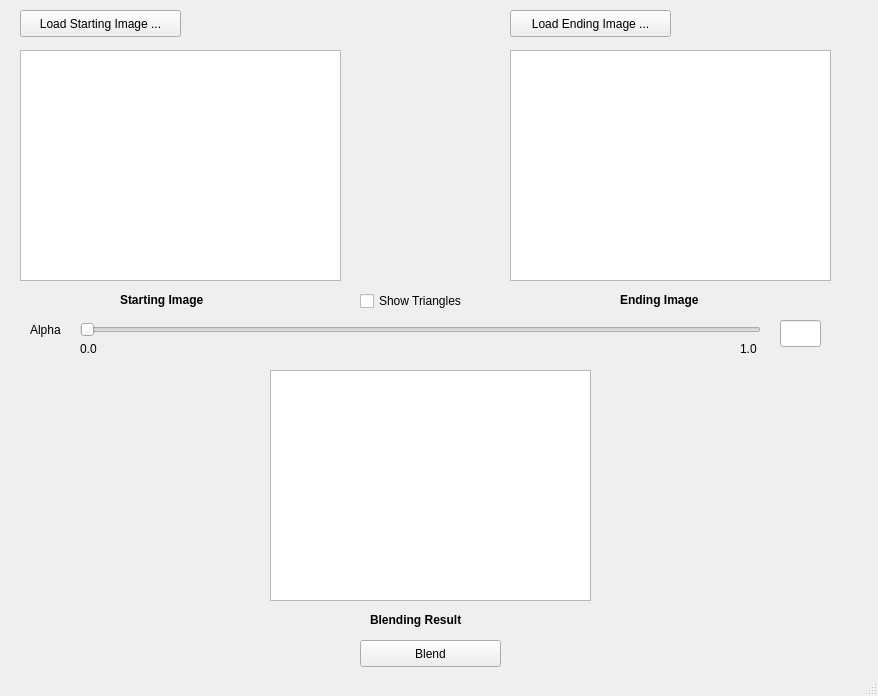
<?xml version="1.0" encoding="UTF-8"?>
<ui version="4.0">
 <class>MainWindow</class>
 <widget class="QMainWindow" name="MainWindow">
  <property name="geometry">
   <rect>
    <x>0</x>
    <y>0</y>
    <width>878</width>
    <height>696</height>
   </rect>
  </property>
  <property name="windowTitle">
   <string>MainWindow</string>
  </property>
  <widget class="QWidget" name="centralwidget">
   <widget class="QPushButton" name="loadStartButton">
    <property name="geometry">
     <rect>
      <x>20</x>
      <y>10</y>
      <width>161</width>
      <height>27</height>
     </rect>
    </property>
    <property name="focusPolicy">
     <enum>Qt::NoFocus</enum>
    </property>
    <property name="text">
     <string>Load Starting Image ...</string>
    </property>
   </widget>
   <widget class="QPushButton" name="loadEndButton">
    <property name="geometry">
     <rect>
      <x>510</x>
      <y>10</y>
      <width>161</width>
      <height>27</height>
     </rect>
    </property>
    <property name="focusPolicy">
     <enum>Qt::NoFocus</enum>
    </property>
    <property name="text">
     <string>Load Ending Image ...</string>
    </property>
   </widget>
   <widget class="QCheckBox" name="trianglesCheckBox">
    <property name="geometry">
     <rect>
      <x>360</x>
      <y>290</y>
      <width>131</width>
      <height>22</height>
     </rect>
    </property>
    <property name="focusPolicy">
     <enum>Qt::NoFocus</enum>
    </property>
    <property name="text">
     <string>Show Triangles</string>
    </property>
   </widget>
   <widget class="QSlider" name="alphaSlider">
    <property name="geometry">
     <rect>
      <x>80</x>
      <y>320</y>
      <width>681</width>
      <height>20</height>
     </rect>
    </property>
    <property name="focusPolicy">
     <enum>Qt::NoFocus</enum>
    </property>
    <property name="maximum">
     <number>100</number>
    </property>
    <property name="singleStep">
     <number>5</number>
    </property>
    <property name="orientation">
     <enum>Qt::Horizontal</enum>
    </property>
    <property name="tickInterval">
     <number>5</number>
    </property>
   </widget>
   <widget class="QLabel" name="label">
    <property name="geometry">
     <rect>
      <x>120</x>
      <y>290</y>
      <width>111</width>
      <height>20</height>
     </rect>
    </property>
    <property name="font">
     <font>
      <weight>75</weight>
      <bold>true</bold>
     </font>
    </property>
    <property name="text">
     <string>Starting Image</string>
    </property>
   </widget>
   <widget class="QLabel" name="label_2">
    <property name="geometry">
     <rect>
      <x>620</x>
      <y>290</y>
      <width>111</width>
      <height>20</height>
     </rect>
    </property>
    <property name="font">
     <font>
      <weight>75</weight>
      <bold>true</bold>
     </font>
    </property>
    <property name="text">
     <string>Ending Image</string>
    </property>
   </widget>
   <widget class="QLabel" name="label_3">
    <property name="geometry">
     <rect>
      <x>370</x>
      <y>610</y>
      <width>121</width>
      <height>20</height>
     </rect>
    </property>
    <property name="font">
     <font>
      <weight>75</weight>
      <bold>true</bold>
     </font>
    </property>
    <property name="text">
     <string>Blending Result</string>
    </property>
   </widget>
   <widget class="QPushButton" name="blendButton">
    <property name="geometry">
     <rect>
      <x>360</x>
      <y>640</y>
      <width>141</width>
      <height>27</height>
     </rect>
    </property>
    <property name="focusPolicy">
     <enum>Qt::NoFocus</enum>
    </property>
    <property name="text">
     <string>Blend</string>
    </property>
   </widget>
   <widget class="QLabel" name="label_4">
    <property name="geometry">
     <rect>
      <x>80</x>
      <y>340</y>
      <width>21</width>
      <height>17</height>
     </rect>
    </property>
    <property name="text">
     <string>0.0</string>
    </property>
   </widget>
   <widget class="QLabel" name="label_5">
    <property name="geometry">
     <rect>
      <x>740</x>
      <y>340</y>
      <width>21</width>
      <height>17</height>
     </rect>
    </property>
    <property name="text">
     <string>1.0</string>
    </property>
   </widget>
   <widget class="QLabel" name="label_6">
    <property name="geometry">
     <rect>
      <x>30</x>
      <y>320</y>
      <width>41</width>
      <height>20</height>
     </rect>
    </property>
    <property name="text">
     <string>Alpha</string>
    </property>
   </widget>
   <widget class="QLineEdit" name="alphaValueText">
    <property name="geometry">
     <rect>
      <x>780</x>
      <y>320</y>
      <width>41</width>
      <height>27</height>
     </rect>
    </property>
    <property name="focusPolicy">
     <enum>Qt::NoFocus</enum>
    </property>
    <property name="text">
     <string/>
    </property>
    <property name="alignment">
     <set>Qt::AlignCenter</set>
    </property>
    <property name="readOnly">
     <bool>true</bool>
    </property>
   </widget>
   <widget class="QGraphicsView" name="startingImage">
    <property name="geometry">
     <rect>
      <x>20</x>
      <y>50</y>
      <width>321</width>
      <height>231</height>
     </rect>
    </property>
   </widget>
   <widget class="QGraphicsView" name="endImage">
    <property name="geometry">
     <rect>
      <x>510</x>
      <y>50</y>
      <width>321</width>
      <height>231</height>
     </rect>
    </property>
   </widget>
   <widget class="QGraphicsView" name="blendImage">
    <property name="geometry">
     <rect>
      <x>270</x>
      <y>370</y>
      <width>321</width>
      <height>231</height>
     </rect>
    </property>
   </widget>
  </widget>
  <widget class="QStatusBar" name="statusbar"/>
 </widget>
 <resources/>
 <connections/>
</ui>
